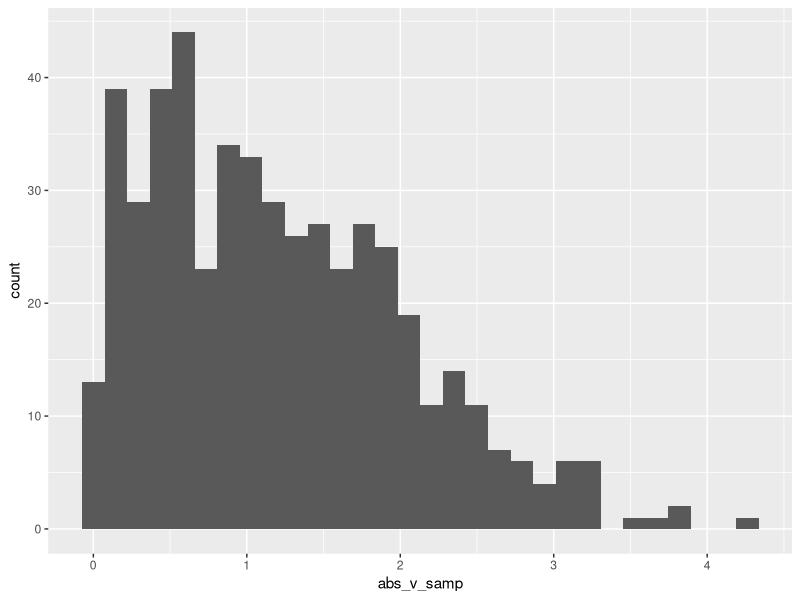

The R script that drew this image:
## ---- chunk 1
library(tidyverse)
## ---- chunk 2
samp = rnorm(100)
length(samp)
## ---- chunk 3

la_df = 
  tibble(
    norm_samp = rnorm(n = 500, mean = 1),
    samp_g0 = norm_samp > 0,
    abs_v_samp = abs(norm_samp)
  )

ggplot(la_df, aes(x = abs_v_samp)) +
  geom_histogram()

